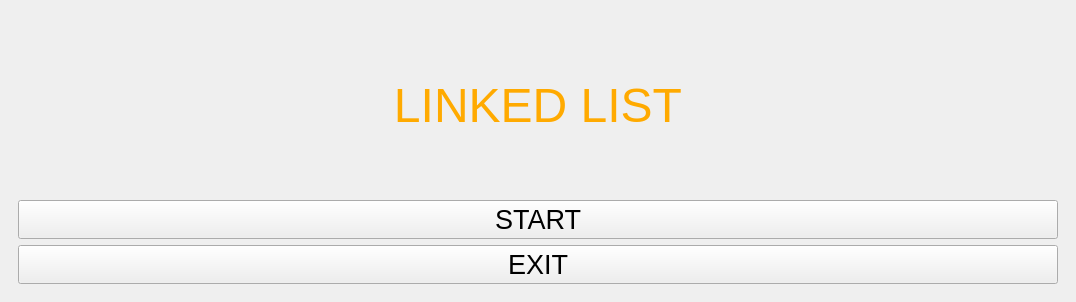
<?xml version="1.0" encoding="UTF-8"?>
<ui version="4.0">
 <class>MainWindow</class>
 <widget class="QMainWindow" name="MainWindow">
  <property name="geometry">
   <rect>
    <x>0</x>
    <y>0</y>
    <width>1076</width>
    <height>302</height>
   </rect>
  </property>
  <property name="windowTitle">
   <string>Linked List</string>
  </property>
  <widget class="QWidget" name="centralwidget">
   <layout class="QGridLayout" name="gridLayout">
    <item row="0" column="0">
     <widget class="QStackedWidget" name="stackedWidget">
      <property name="currentIndex">
       <number>0</number>
      </property>
      <widget class="QWidget" name="page_Start">
       <layout class="QVBoxLayout" name="verticalLayout">
        <item>
         <widget class="QLabel" name="label">
          <property name="sizePolicy">
           <sizepolicy hsizetype="Minimum" vsizetype="Minimum">
            <horstretch>0</horstretch>
            <verstretch>0</verstretch>
           </sizepolicy>
          </property>
          <property name="text">
           <string>&lt;html&gt;&lt;head/&gt;&lt;body&gt;&lt;p align=&quot;center&quot;&gt;&lt;span style=&quot; font-size:36pt; color:#ffaa00;&quot;&gt;LINKED LIST&lt;/span&gt;&lt;/p&gt;&lt;/body&gt;&lt;/html&gt;</string>
          </property>
         </widget>
        </item>
        <item>
         <widget class="QPushButton" name="pushButton_Start">
          <property name="sizePolicy">
           <sizepolicy hsizetype="Preferred" vsizetype="Maximum">
            <horstretch>0</horstretch>
            <verstretch>0</verstretch>
           </sizepolicy>
          </property>
          <property name="font">
           <font>
            <pointsize>20</pointsize>
           </font>
          </property>
          <property name="text">
           <string>START</string>
          </property>
         </widget>
        </item>
        <item>
         <widget class="QPushButton" name="pushButton_Exit">
          <property name="sizePolicy">
           <sizepolicy hsizetype="Minimum" vsizetype="Maximum">
            <horstretch>0</horstretch>
            <verstretch>0</verstretch>
           </sizepolicy>
          </property>
          <property name="font">
           <font>
            <pointsize>20</pointsize>
           </font>
          </property>
          <property name="layoutDirection">
           <enum>Qt::LeftToRight</enum>
          </property>
          <property name="text">
           <string>EXIT</string>
          </property>
         </widget>
        </item>
       </layout>
      </widget>
      <widget class="QWidget" name="page_Main">
       <layout class="QGridLayout" name="gridLayout_2">
        <item row="1" column="1">
         <widget class="QPushButton" name="pushButton_Create">
          <property name="sizePolicy">
           <sizepolicy hsizetype="Minimum" vsizetype="Maximum">
            <horstretch>0</horstretch>
            <verstretch>0</verstretch>
           </sizepolicy>
          </property>
          <property name="text">
           <string>Create</string>
          </property>
         </widget>
        </item>
        <item row="1" column="2">
         <widget class="QPushButton" name="pushButton_Insert">
          <property name="sizePolicy">
           <sizepolicy hsizetype="Minimum" vsizetype="Maximum">
            <horstretch>0</horstretch>
            <verstretch>0</verstretch>
           </sizepolicy>
          </property>
          <property name="text">
           <string>Add</string>
          </property>
         </widget>
        </item>
        <item row="1" column="3">
         <widget class="QPushButton" name="pushButton_Delete">
          <property name="sizePolicy">
           <sizepolicy hsizetype="Minimum" vsizetype="Maximum">
            <horstretch>0</horstretch>
            <verstretch>0</verstretch>
           </sizepolicy>
          </property>
          <property name="text">
           <string>Delete</string>
          </property>
         </widget>
        </item>
        <item row="1" column="5">
         <widget class="QPushButton" name="pushButton_Exit_2">
          <property name="sizePolicy">
           <sizepolicy hsizetype="Minimum" vsizetype="Maximum">
            <horstretch>0</horstretch>
            <verstretch>0</verstretch>
           </sizepolicy>
          </property>
          <property name="text">
           <string>Exit</string>
          </property>
         </widget>
        </item>
        <item row="0" column="1" colspan="5">
         <widget class="QWidget" name="widget_Main" native="true"/>
        </item>
        <item row="1" column="4">
         <widget class="QPushButton" name="pushButton_Search">
          <property name="text">
           <string>Search</string>
          </property>
         </widget>
        </item>
       </layout>
      </widget>
     </widget>
    </item>
   </layout>
  </widget>
  <action name="actionExit">
   <property name="text">
    <string>Exit</string>
   </property>
  </action>
  <action name="actionCreate">
   <property name="text">
    <string>Create</string>
   </property>
  </action>
 </widget>
 <resources/>
 <connections/>
</ui>
